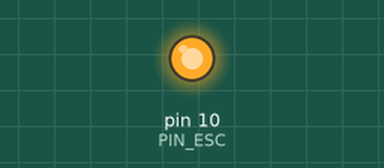
This sketch was run on a simulated Arduino Nano, built with avr-gcc and run on an emulated ATmega328P. Shown: output pins drawn as LEDs (lit = HIGH).

Above: at 0.1 s.
At 5.1 s:
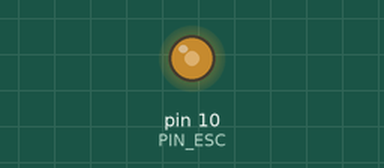
At 10.1 s:
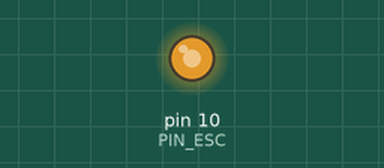
Timing chart, 0 to 11.6 s (numbered marks = the images above):
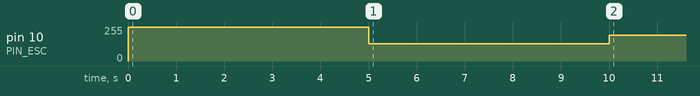

The sketch:

Main.ino
```cpp
// Inclusión de librería del Timer1
#include <TimerOne.h>

// Pin de la placa donde se conecta la señal del ESC
// Usando el Timer1, solo se pueden usar los pines 9 y 10 del Arduino Nano
#define PIN_ESC 10

void setup() {
  // __CONFIGURACIÓN DEl TIMER__ //
  // Configura el Timer1 para dar una salida PWM de 4kHz,
  // de forma que el 100% del pulso sean 250us y el 50% sean 125us
  // El timer admite valores de PWM entre 0 y 1023
  Timer1.initialize(250);

  // __CONFIGURACIÓN DEl ESC //
  // Envía un 100% de PWM durante 5s (100% de potencia)
  Timer1.pwm(PIN_ESC, 1023);
  delay(5000);
  // Envía un 50% de PWM durante 5s (0% de potencia)
  Timer1.pwm(PIN_ESC, 512);
  delay(5000);
}
void loop() {
  // Envía un 75% de PWM (50% de potencia)
  Timer1.pwm(PIN_ESC, 768);
}
```

Measured:
- by itself, pin 10 (PIN_ESC): 255/255 → 128/255 at 5.0 s, → 192/255 5.0 s later
